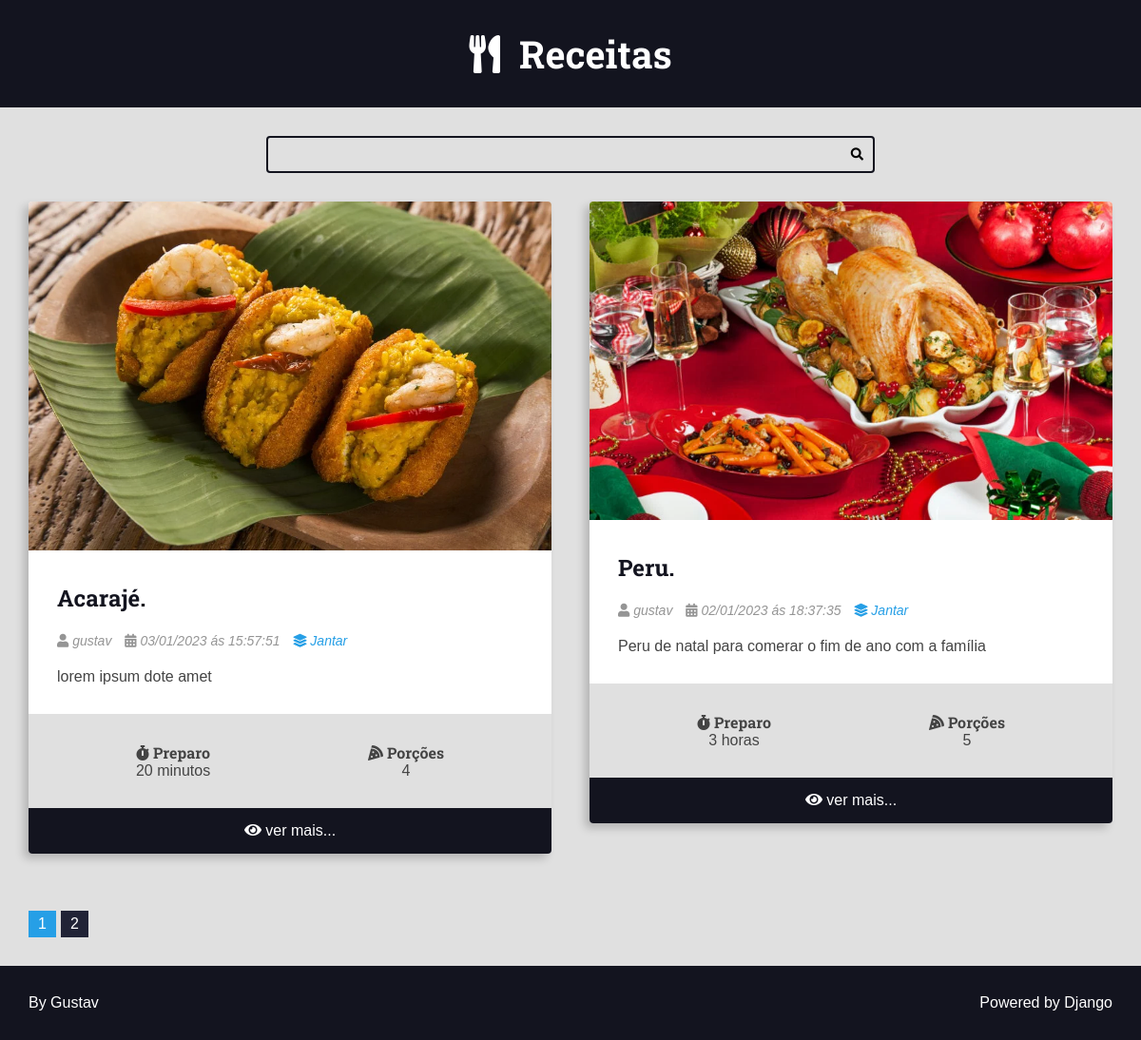
/recipes/category/2/?page=2, run on the app's committed database.
### recipes/models.py (models this page shows, shortened)
class Recipe(models.Model):
    title = models.CharField(max_length=65)
    description = models.CharField(max_length=165)
    slug = models.SlugField(unique=True)
    preparation_time = models.IntegerField()
    preparation_time_unit = models.CharField(max_length=65)
    servings = models.IntegerField()
    servings_unit = models.CharField(max_length=65)
    preparation_steps = models.TextField()
    preparation_steps_is_html = models.BooleanField(default=False)
    created_at = models.DateTimeField(auto_now_add=True)
    updated_at = models.DateTimeField(auto_now=True)
    is_published = models.BooleanField(default=False)
    cover = models.ImageField(
        upload_to='recipes/covers/%Y/%m/%d/',  blank=True,  default=''
        )
    category = models.ForeignKey(
        Category, on_delete=models.SET_NULL, null=True, default=None
        )
    author = models.ForeignKey(User, on_delete=models.SET_NULL, null=True)

class Category(models.Model):
    name = models.CharField(max_length=60)

### recipes/views.py (the view)
# urls.py: path('recipes/category/<int:id>/', views.category, name='category'),
def category(request: HttpRequest, id: int) -> HttpResponse:
    recipes: list = get_list_or_404(Recipe.objects.filter(
            is_published=True,
            category__id=id).order_by('-id'),
            )
    category_name = recipes[0].category.name
    page_obj, pagination_range = make_pagination(
        request=request,
        query_set=recipes,
        per_page=PER_PAGE,
        qty_pages=4
    )
    return render(
        request, 'recipes/pages/category.html', context={
                'recipes': page_obj,
                'pagination_range': pagination_range,
                'category': category_name,
                })

### utils/pagination.py (called while the page is built)
def make_pagination(request: HttpRequest, qty_pages: int, query_set: QueryDict, per_page: str) -> tuple:  # noqa? E501
    try:
        current_page = int(request.GET.get('page', 1))
    except ValueError:
        current_page = 1
    paginator = Paginator(query_set, per_page)
    page_obj = paginator.get_page(current_page)
    pagination_range = make_pagination_range(
        paginator.page_range,
        qty_pages,
        current_page
    )
    return page_obj, pagination_range

### recipes/templates/recipes/pages/category.html (shortened to what this page needs)
{% extends 'global/base.html'%}
{% block 'content'%}
    <div class="main-content main-content-list container">
        {% for recipe in recipes %}
            {% include 'recipes/partials/recipe.html'%}
        {% endfor %}
    </div>
{% endblock%}

### recipes/templates/recipes/partials/recipe.html (shortened to what this page needs)
<div class="recipe recipe-list-item">
    <div class="recipe-cover">
        {% if recipe.cover%}
            <a href="{% url  'recipes:recipe' recipe.id %}">
            <img src="{{recipe.cover.url}}" alt="Temporário">
            </a>
        {% endif %}
    </div>
    <div class="recipe-title-container">
        <h2 class="recipe-title">
            <a href="{% url  'recipes:recipe' recipe.id %}">
                {{recipe.title}}.
            </a>
        </h2>
    </div>
    <div class="recipe-author">
        {%if recipe.author is not None%}
            <span class="recipe-author-item">
                <i class="fas fa-user"></i>
                {% if recipe.first_name%}
                    {{recipe.author.first_name}} {{recipe.author.last_name}}
                {% else%}
                    {{recipe.author.username}}
                {% endif %}
            </span>
        {% endif %}
        <span class="recipe-author-item">
            <i class="fas fa-calendar-alt"></i>
            {{recipe.created_at|date:"d/m/Y"}} ás {{recipe.created_at|date:"H:i:s"}}
        </span>
        {% if recipe.category is not None%}
            <span class="recipe-author-item">
                <a href="{% url 'recipes:category' recipe.category.id %}">
                    <i class="fas fa-layer-group"></i>
                    <span>{{recipe.category.name}}</span>
                </a>
            </span>
        {% endif %}
    </div>
    <div class="recipe-content">
        <p>{{recipe.description}}</p>
    </div>
    <div class="recipe-meta-container">
        <div class="recipe-meta recipe-preparation">
            <h3 class="recipe-meta-title"><i class="fas fa-stopwatch"></i> Preparo</h3>
            <div class="recipe-meta-text">
                {{recipe.preparation_time}} {{recipe.preparation_time_unit}}
            </div>
        </div>
        <div class="recipe-meta recipe-servings">
            <h3 class="recipe-meta-title"><i class="fas fa-pizza-slice"></i> Porções</h3>
            <div class="recipe-meta-text">
                {{recipe.servings}} {{recipes.servings_unit}}
            </div>
        </div>
    </div>
    {% if is_detail_page is not True%}
        <footer class="recipe-footer">
            <a class="recipe-read-more button button-dark button-full-width" href="{% url 'recipes:recipe' recipe.id %}">
                <i class="fas fa-eye"></i>
                <span>ver mais...</span>
            </a>
        </footer>
    {% endif %}
</div>

### base_static/global/css/style.css (style rules this page uses)
:root { --color-primary: #269fe6; --color-primary-hover: #2086c2; --color-primary-dark: #13141f; --color-primary-dark-hover: #212336; --color-primary-light: #d4ecfa; --color-primary-light-hover: #bdd8e7; --color-white: #fff; --color-black: #000; --color-dark-text: #444; --color-info-light: #cce5ff; --color-debug-light: #cce5ff; --color-success-light: #d4edda; --color-alert-light: #fff3cd; --color-warning-light: #fff3cd; --color-error-light: #f8d7da; --color-info-dark: #4d86c4; --color-debug-dark: #4d86c4; --color-success-dark: #4a9c5d; --color-alert-dark: #927f40; --color-warning-dark: #927f40; --color-error-dark: #da525d; --color-gray-0: #f9f9f9; --color-gray-1: #e0e0e0; --color-gray-2: #c7c7c7; --color-gray-3: #aeaeae; --color-gray-4: #959595; --color-gray-5: #7d7d7d; --color-gray-6: #646464; --color-gray-7: #4b4b4b; --color-gray-8: #323232; --color-gray-9: #191919; --font-primary: sans-serif; --font-headings: 'Roboto Slab', serif; --spacing-gutter-medium: 3rem; --spacing-gutter-large: 4rem; }
* { padding: 0; margin: 0; box-sizing: border-box; }
html { font-size: 62.5%; }
body { font-size: 1.6rem; font-family: var(--font-primary); background: var(--color-gray-1); color: var(--color-dark-text); }
h1, h2, h3, h4, h5, h6 { font-family: var(--font-headings); }
img { max-width: 100%; }
a { color: var(--color-primary); text-decoration: none; }
.container { max-width: 144rem; margin: 0 auto; padding: var(--spacing-gutter-medium); }
.main-content { padding-top: 0; }
.main-content-list { display: grid; grid-template-columns: repeat(auto-fit, minmax(340px, 1fr)); gap: var(--spacing-gutter-large); }
.recipe { background: var(--color-white); box-shadow: -5px 5px 10px rgba(0, 0, 0, 0.2); transform: scale(1); transition: all 300ms ease-in-out; border-radius: 0.4rem; overflow: hidden; }
.recipe img { max-width: 100%; }
.recipe-list-item { max-width: 64rem; height: fit-content; }
.recipe-title-container { padding: var(--spacing-gutter-medium); padding-bottom: 2rem; }
.recipe-title-container a { text-decoration: none; color: var(--color-primary-dark); }
.recipe-author { padding: 0 var(--spacing-gutter-medium); }
.recipe-content { padding: var(--spacing-gutter-medium); padding-top: 2rem; }
.recipe-author-item { color: var(--color-gray-4); margin-right: 1rem; font-style: italic; font-size: 1.4rem; }
.recipe-author a { color: var(--color-primary); transition: all 300ms ease-in-out; text-decoration: none; }
.recipe-meta-container { display: flex; flex-flow: row wrap; padding: var(--spacing-gutter-medium); background: var(--color-gray-1); }
.recipe-meta { display: flex; flex-flow: column nowrap; flex-shrink: 1; flex-grow: 1; text-align: center; }
.recipe-meta-title { font-size: 1.6rem; }
.recipe-footer a { background: var(--color-primary-dark); display: block; color: var(--color-white); text-decoration: none; text-align: center; padding: 1.5rem var(--spacing-gutter-medium); transition: all 300ms ease-in-out; }

### data on the page
Recipe: cover (picture), title "Acarajé", author.username "gustav", created_at "03/01/2023", created_at "15:57:51", category.name "Jantar", description "lorem ipsum dote amet", preparation_time "20", preparation_time_unit "minutos", servings "4"
Recipe: cover (picture), title "Peru", author.username "gustav", created_at "02/01/2023", created_at "18:37:35", category.name "Jantar", description "Peru de natal para comerar o fim de ano com a família", preparation_time "3", preparation_time_unit "horas", servings "5"

### other printed values
{{ page }} "1"
{{ page }} "2"
